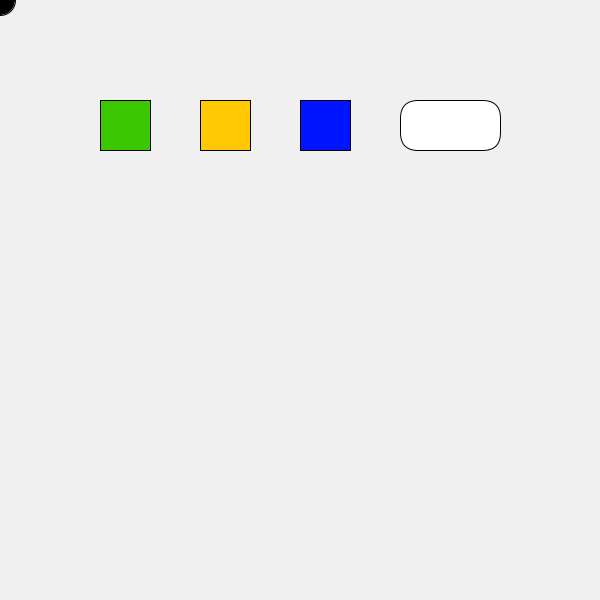
Frame 1 (no input)
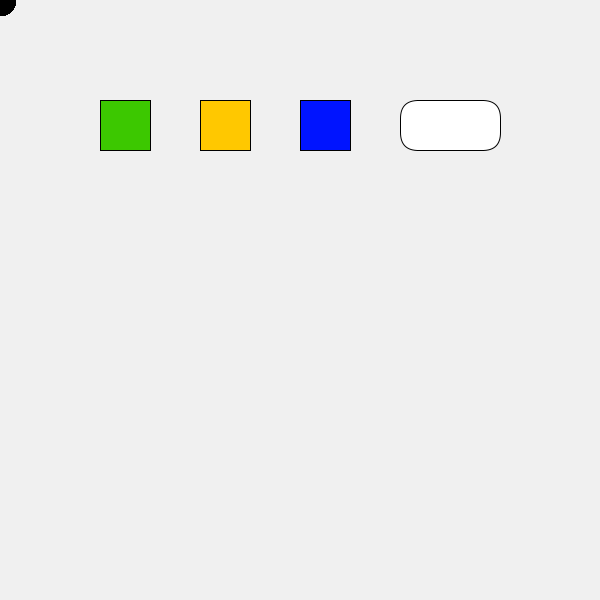
Frame 60 (the mouse pressed at the canvas centre just before this capture)
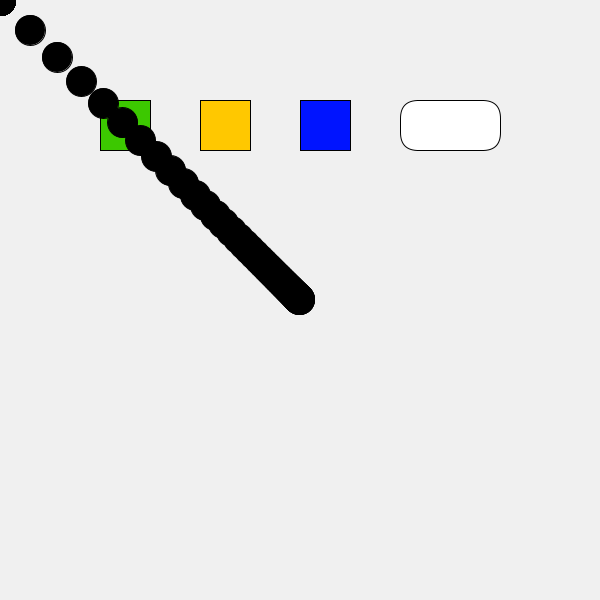
Frame 120 (the mouse held since frame 60 and released just before this capture)

The Processing sketch that drew these frames (run headless with seeded random() and noise(); from frame 60 on, the mouse is pressed at the canvas centre):

// Processing sketch: processing_105043
// ── processing_105043.pde

float a=0;
float b=0;
float c=0;
float d=0;
float e=0;
float posX;
float posY;
float change=0.1;


void setup() {
  background(240);
  size(600, 600);

  fill(60, 200, 0);
  rect(100, 100, 50, 50);
  fill(255, 200, 0);
  rect(200, 100, 50, 50);
  fill(0, 20, 255);
  rect(300, 100, 50, 50);
  fill(255);
  rect(400, 100, 100, 50, 18);
}



void draw() {
  fill(c, d, e);
  ellipse(a, b, 30, 30);

  posX = mouseX - a;
  posY = mouseY - b;

  a += posX*change;
  b += posY*change;

  if (mouseX > 100 && mouseX < 150 && mouseY > 100 && mouseY < 150)
  {
    fill(60, 200, 0);
    rect(100, 100, 50, 50);
    fill(255, 200, 0);
    rect(200, 100, 50, 50);
    fill(0, 20, 255);
    rect(300, 100, 50, 50);
    fill(255);
    rect(400, 100, 100, 50, 18);
    c=60; 
    d=200;
    e= 0;
  } 
  else if (mouseX > 200 && mouseX < 250 && mouseY > 100 && mouseY < 150)
  {
    fill(60, 200, 0);
    rect(100, 100, 50, 50);
    fill(255, 200, 0);
    rect(200, 100, 50, 50);
    fill(0, 20, 255);
    rect(300, 100, 50, 50);
    fill(255);
    rect(400, 100, 100, 50, 18);
    c=255;
    d= 200;
    e= 0;
  }
  else if (mouseX > 300 && mouseX < 350 && mouseY > 100 && mouseY < 150)
  {
    fill(60, 200, 0);
    rect(100, 100, 50, 50);
    fill(255, 200, 0);
    rect(200, 100, 50, 50);
    fill(0, 20, 255);
    rect(300, 100, 50, 50);
    fill(255);
    rect(400, 100, 100, 50, 18);
    c=0;
    d=20;
    e= 255;
  }
  else if (mouseX > 400 && mouseX < 500 && mouseY > 100 && mouseY < 150)
  {
    background(240);
    fill(60, 200, 0);
    rect(100, 100, 50, 50);
    fill(255, 200, 0);
    rect(200, 100, 50, 50);
    fill(0, 20, 255);
    rect(300, 100, 50, 50);
    fill(255);
    rect(400, 100, 100, 50, 18);
  }
}
